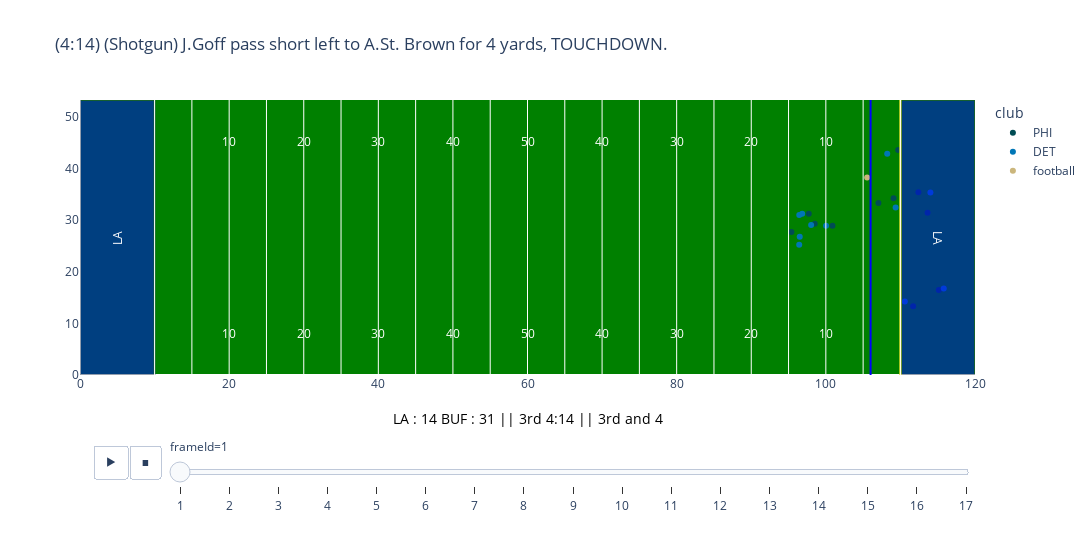

Source (notebook cell):
### Code cell
plot_football_play(3059, 2022091104, week1, plays, games, colors)

### Figure 1 — Plotly figure (JSON) as saved in the notebook; plotly's stock layout.template omitted (floating-point values rounded to 4 significant figures)
{"data": [{"customdata": [[91, "Fletcher Cox", 1.25, null], [2, "Darius Slay", 2.33, null], [24, "James Bradberry", 3.93, null], [97, "Javon Hargrave", 2.19, null], [43, "Kyzir White", 4.26, null], [29, "Avonte Maddox", 6.92, null], [94, "Josh Sweat", 1.42, null], [23, "Chauncey Gardner-Johnson", 1.25, null], [22, "Marcus Epps", 3.83, null], [57, "T.J. Edwards", 1.65, null], [48, "Patrick Johnson", 3.51, null]], "hovertemplate": "club=PHI<br>frameId=1<br>x=%{x}<br>y=%{y}<br>jerseyNumber=%{customdata[0]}<br>displayName=%{customdata[1]}<br>s=%{customdata[2]}<br>event=%{customdata[3]}<extra></extra>", "legendgroup": "PHI", "marker": {"color": "#004C54", "symbol": "circle"}, "mode": "markers", "name": "PHI", "orientation": "v", "showlegend": true, "type": "scatter", "x": [100.9, 111.7, 112.4, 98.51, 109.1, 115.2, 97.71, 113.6, 109.7, 107.0, 95.38], "xaxis": "x", "y": [28.92, 13.31, 35.43, 29.33, 34.27, 16.46, 31.24, 31.46, 43.61, 33.35, 27.7], "yaxis": "y"}, {"customdata": [[16, "Jared Goff", 0.7, null], [68, "Taylor Decker", 0.47, null], [8, "Josh Reynolds", 6.15, null], [77, "Frank Ragnow", 1.18, null], [4, "D.J. Chark", 3.01, null], [88, "T.J. Hockenson", 4.73, null], [32, "D'Andre Swift", 5.78, null], [73, "Jonah Jackson", 1.61, null], [71, "Logan Stenberg", 2.02, null], [58, "Penei Sewell", 1.67, null], [14, "Amon-Ra St. Brown", 4.35, null]], "hovertemplate": "club=DET<br>frameId=1<br>x=%{x}<br>y=%{y}<br>jerseyNumber=%{customdata[0]}<br>displayName=%{customdata[1]}<br>s=%{customdata[2]}<br>event=%{customdata[3]}<extra></extra>", "legendgroup": "DET", "marker": {"color": "#0076B6", "symbol": "circle"}, "mode": "markers", "name": "DET", "orientation": "v", "showlegend": true, "type": "scatter", "x": [98.03, 96.44, 115.8, 100.0, 110.6, 114.0, 109.4, 96.83, 96.43, 96.5, 108.2], "xaxis": "x", "y": [29.08, 31, 16.77, 28.92, 14.23, 35.38, 32.45, 31.26, 25.23, 26.81, 42.87], "yaxis": "y"}, {"customdata": [[null, "football", 23.06, null]], "hovertemplate": "club=football<br>frameId=1<br>x=%{x}<br>y=%{y}<br>jerseyNumber=%{customdata[0]}<br>displayName=%{customdata[1]}<br>s=%{customdata[2]}<br>event=%{customdata[3]}<extra></extra>", "legendgroup": "football", "marker": {"color": "#CBB67C", "symbol": "circle"}, "mode": "markers", "name": "football", "orientation": "v", "showlegend": true, "type": "scatter", "x": [105.5], "xaxis": "x", "y": [38.29], "yaxis": "y"}], "layout": {"annotations": [{"font": {"color": "white", "size": 12}, "showarrow": false, "text": "LA", "textangle": -90, "x": 5, "y": 26.65}, {"font": {"color": "white", "size": 12}, "showarrow": false, "text": "LA", "textangle": 90, "x": 115, "y": 26.65}, {"font": {"color": "white", "size": 12}, "showarrow": false, "text": "10", "x": 20, "y": 8}, {"font": {"color": "white", "size": 12}, "showarrow": false, "text": "10", "x": 20, "y": 45.3}, {"font": {"color": "white", "size": 12}, "showarrow": false, "text": "20", "x": 30, "y": 8}, {"font": {"color": "white", "size": 12}, "showarrow": false, "text": "20", "x": 30, "y": 45.3}, {"font": {"color": "white", "size": 12}, "showarrow": false, "text": "30", "x": 40, "y": 8}, {"font": {"color": "white", "size": 12}, "showarrow": false, "text": "30", "x": 40, "y": 45.3}, {"font": {"color": "white", "size": 12}, "showarrow": false, "text": "40", "x": 50, "y": 8}, {"font": {"color": "white", "size": 12}, "showarrow": false, "text": "40", "x": 50, "y": 45.3}, {"font": {"color": "white", "size": 12}, "showarrow": false, "text": "50", "x": 60, "y": 8}, {"font": {"color": "white", "size": 12}, "showarrow": false, "text": "50", "x": 60, "y": 45.3}, {"font": {"color": "white", "size": 12}, "showarrow": false, "text": "40", "x": 70, "y": 8}, {"font": {"color": "white", "size": 12}, "showarrow": false, "text": "40", "x": 70, "y": 45.3}, {"font": {"color": "white", "size": 12}, "showarrow": false, "text": "30", "x": 80, "y": 8}, {"font": {"color": "white", "size": 12}, "showarrow": false, "text": "30", "x": 80, "y": 45.3}, {"font": {"color": "white", "size": 12}, "showarrow": false, "text": "20", "x": 90, "y": 8}, {"font": {"color": "white", "size": 12}, "showarrow": false, "text": "20", "x": 90, "y": 45.3}, {"font": {"color": "white", "size": 12}, "showarrow": false, "text": "10", "x": 100, "y": 8}, {"font": {"color": "white", "size": 12}, "showarrow": false, "text": "10", "x": 100, "y": 45.3}, {"font": {"color": "black", "size": 14}, "showarrow": false, "text": "LA : 14 BUF : 31 || 3rd 4:14 || 3rd and 4", "x": 0.5, "xref": "paper", "y": -0.2, "yref": "paper"}], "height": 533, "legend": {"title": {"text": "club"}, "tracegroupgap": 0}, "plot_bgcolor": "green", "shapes": [{"fillcolor": "blue", "opacity": 0.5, "type": "rect", "x0": 0, "x1": 10, "y0": 0, "y1": 53.3}, {"fillcolor": "blue", "opacity": 0.5, "type": "rect", "x0": 110, "x1": 120, "y0": 0, "y1": 53.3}, {"line": {"color": "blue"}, "type": "line", "x0": 106, "x1": 106, "y0": 0, "y1": 53.3}, {"line": {"color": "yellow"}, "type": "line", "x0": 110, "x1": 110, "y0": 0, "y1": 53.3}, {"line": {"color": "white", "width": 1}, "type": "line", "x0": 10, "x1": 10, "y0": 0, "y1": 53.3}, {"line": {"color": "white", "width": 1}, "type": "line", "x0": 15, "x1": 15, "y0": 0, "y1": 53.3}, {"line": {"color": "white", "width": 1}, "type": "line", "x0": 20, "x1": 20, "y0": 0, "y1": 53.3}, {"line": {"color": "white", "width": 1}, "type": "line", "x0": 25, "x1": 25, "y0": 0, "y1": 53.3}, {"line": {"color": "white", "width": 1}, "type": "line", "x0": 30, "x1": 30, "y0": 0, "y1": 53.3}, {"line": {"color": "white", "width": 1}, "type": "line", "x0": 35, "x1": 35, "y0": 0, "y1": 53.3}, {"line": {"color": "white", "width": 1}, "type": "line", "x0": 40, "x1": 40, "y0": 0, "y1": 53.3}, {"line": {"color": "white", "width": 1}, "type": "line", "x0": 45, "x1": 45, "y0": 0, "y1": 53.3}, {"line": {"color": "white", "width": 1}, "type": "line", "x0": 50, "x1": 50, "y0": 0, "y1": 53.3}, {"line": {"color": "white", "width": 1}, "type": "line", "x0": 55, "x1": 55, "y0": 0, "y1": 53.3}, {"line": {"color": "white", "width": 1}, "type": "line", "x0": 60, "x1": 60, "y0": 0, "y1": 53.3}, {"line": {"color": "white", "width": 1}, "type": "line", "x0": 65, "x1": 65, "y0": 0, "y1": 53.3}, {"line": {"color": "white", "width": 1}, "type": "line", "x0": 70, "x1": 70, "y0": 0, "y1": 53.3}, {"line": {"color": "white", "width": 1}, "type": "line", "x0": 75, "x1": 75, "y0": 0, "y1": 53.3}, {"line": {"color": "white", "width": 1}, "type": "line", "x0": 80, "x1": 80, "y0": 0, "y1": 53.3}, {"line": {"color": "white", "width": 1}, "type": "line", "x0": 85, "x1": 85, "y0": 0, "y1": 53.3}, {"line": {"color": "white", "width": 1}, "type": "line", "x0": 90, "x1": 90, "y0": 0, "y1": 53.3}, {"line": {"color": "white", "width": 1}, "type": "line", "x0": 95, "x1": 95, "y0": 0, "y1": 53.3}, {"line": {"color": "white", "width": 1}, "type": "line", "x0": 100, "x1": 100, "y0": 0, "y1": 53.3}, {"line": {"color": "white", "width": 1}, "type": "line", "x0": 105, "x1": 105, "y0": 0, "y1": 53.3}, {"line": {"color": "white", "width": 1}, "type": "line", "x0": 110, "x1": 110, "y0": 0, "y1": 53.3}], "showlegend": true, "sliders": [{"active": 0, "currentvalue": {"prefix": "frameId="}, "len": 0.9, "pad": {"b": 10, "t": 60}, "steps": [{"args": [["1"], {"frame": {"duration": 0, "redraw": false}, "fromcurrent": true, "mode": "immediate", "transition": {"duration": 0, "easing": "linear"}}], "label": "1", "method": "animate"}, {"args": [["2"], {"frame": {"duration": 0, "redraw": false}, "fromcurrent": true, "mode": "immediate", "transition": {"duration": 0, "easing": "linear"}}], "label": "2", "method": "animate"}, {"args": [["3"], {"frame": {"duration": 0, "redraw": false}, "fromcurrent": true, "mode": "immediate", "transition": {"duration": 0, "easing": "linear"}}], "label": "3", "method": "animate"}, {"args": [["4"], {"frame": {"duration": 0, "redraw": false}, "fromcurrent": true, "mode": "immediate", "transition": {"duration": 0, "easing": "linear"}}], "label": "4", "method": "animate"}, {"args": [["5"], {"frame": {"duration": 0, "redraw": false}, "fromcurrent": true, "mode": "immediate", "transition": {"duration": 0, "easing": "linear"}}], "label": "5", "method": "animate"}, {"args": [["6"], {"frame": {"duration": 0, "redraw": false}, "fromcurrent": true, "mode": "immediate", "transition": {"duration": 0, "easing": "linear"}}], "label": "6", "method": "animate"}, {"args": [["7"], {"frame": {"duration": 0, "redraw": false}, "fromcurrent": true, "mode": "immediate", "transition": {"duration": 0, "easing": "linear"}}], "label": "7", "method": "animate"}, {"args": [["8"], {"frame": {"duration": 0, "redraw": false}, "fromcurrent": true, "mode": "immediate", "transition": {"duration": 0, "easing": "linear"}}], "label": "8", "method": "animate"}, {"args": [["9"], {"frame": {"duration": 0, "redraw": false}, "fromcurrent": true, "mode": "immediate", "transition": {"duration": 0, "easing": "linear"}}], "label": "9", "method": "animate"}, {"args": [["10"], {"frame": {"duration": 0, "redraw": false}, "fromcurrent": true, "mode": "immediate", "transition": {"duration": 0, "easing": "linear"}}], "label": "10", "method": "animate"}, {"args": [["11"], {"frame": {"duration": 0, "redraw": false}, "fromcurrent": true, "mode": "immediate", "transition": {"duration": 0, "easing": "linear"}}], "label": "11", "method": "animate"}, {"args": [["12"], {"frame": {"duration": 0, "redraw": false}, "fromcurrent": true, "mode": "immediate", "transition": {"duration": 0, "easing": "linear"}}], "label": "12", "method": "animate"}, {"args": [["13"], {"frame": {"duration": 0, "redraw": false}, "fromcurrent": true, "mode": "immediate", "transition": {"duration": 0, "easing": "linear"}}], "label": "13", "method": "animate"}, {"args": [["14"], {"frame": {"duration": 0, "redraw": false}, "fromcurrent": true, "mode": "immediate", "transition": {"duration": 0, "easing": "linear"}}], "label": "14", "method": "animate"}, {"args": [["15"], {"frame": {"duration": 0, "redraw": false}, "fromcurrent": true, "mode": "immediate", "transition": {"duration": 0, "easing": "linear"}}], "label": "15", "method": "animate"}, {"args": [["16"], {"frame": {"duration": 0, "redraw": false}, "fromcurrent": true, "mode": "immediate", "transition": {"duration": 0, "easing": "linear"}}], "label": "16", "method": "animate"}, {"args": [["17"], {"frame": {"duration": 0, "redraw": false}, "fromcurrent": true, "mode": "immediate", "transition": {"duration": 0, "easing": "linear"}}], "label": "17", "method": "animate"}], "x": 0.1, "xanchor": "left", "y": 0, "yanchor": "top"}], "title": {"text": "(4:14) (Shotgun) J.Goff pass short left to A.St. Brown for 4 yards, TOUCHDOWN."}, "updatemenus": [{"buttons": [{"args": [null, {"frame": {"duration": 500, "redraw": false}, "fromcurrent": true, "mode": "immediate", "transition": {"duration": 500, "easing": "linear"}}], "label": "&#9654;", "method": "animate"}, {"args": [[null], {"frame": {"duration": 0, "redraw": false}, "fromcurrent": true, "mode": "immediate", "transition": {"duration": 0, "easing": "linear"}}], "label": "&#9724;", "method": "animate"}], "direction": "left", "pad": {"r": 10, "t": 70}, "showactive": false, "type": "buttons", "x": 0.1, "xanchor": "right", "y": 0, "yanchor": "top"}], "width": 1200, "xaxis": {"anchor": "y", "domain": [0, 1], "range": [0, 120], "showgrid": false, "title": {"text": ""}, "type": "linear"}, "yaxis": {"anchor": "x", "domain": [0, 1], "range": [0, 53.3], "showgrid": false, "title": {"text": ""}, "type": "linear"}}}
